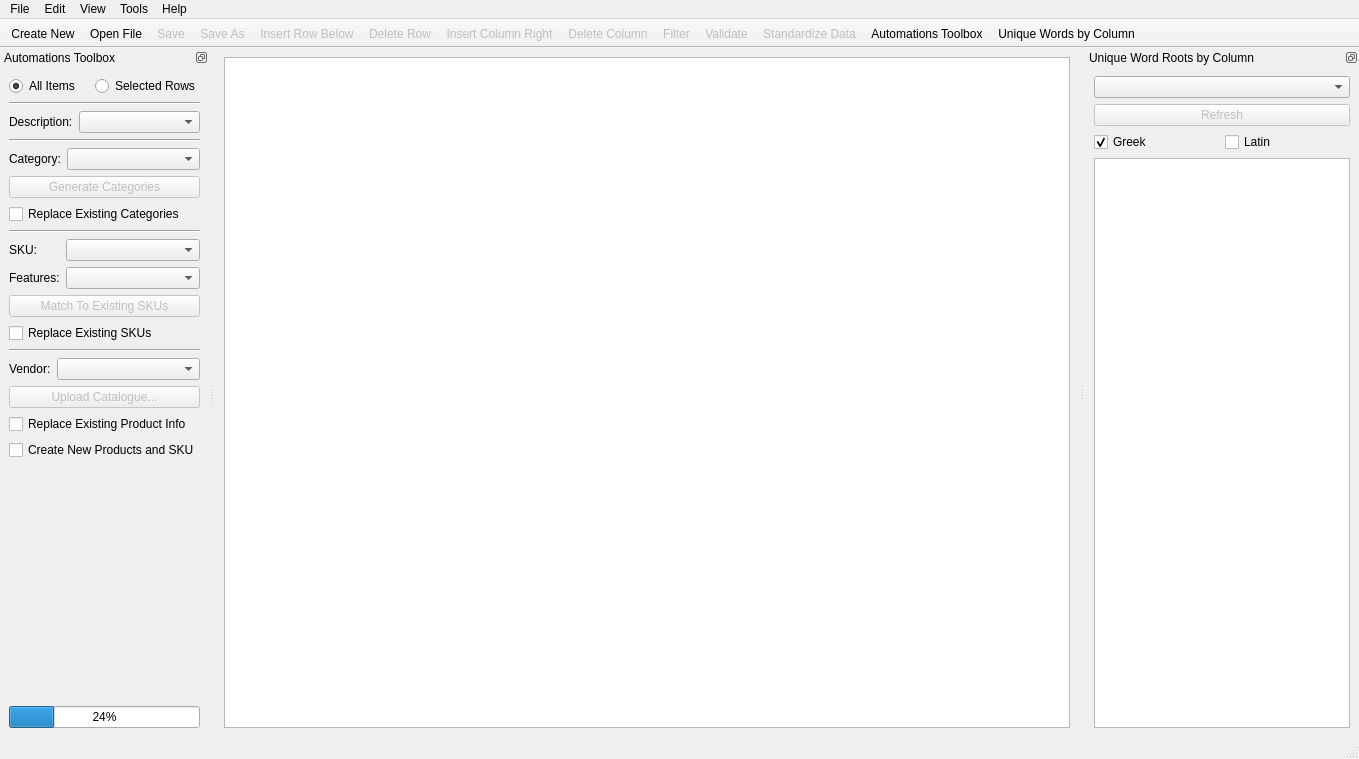
<?xml version="1.0" encoding="UTF-8"?>
<ui version="4.0">
 <class>MainWindow</class>
 <widget class="QMainWindow" name="MainWindow">
  <property name="geometry">
   <rect>
    <x>0</x>
    <y>0</y>
    <width>1359</width>
    <height>759</height>
   </rect>
  </property>
  <property name="windowTitle">
   <string>CSV Editor</string>
  </property>
  <property name="iconSize">
   <size>
    <width>32</width>
    <height>32</height>
   </size>
  </property>
  <property name="documentMode">
   <bool>false</bool>
  </property>
  <property name="unifiedTitleAndToolBarOnMac">
   <bool>true</bool>
  </property>
  <widget class="QWidget" name="centralwidget">
   <layout class="QHBoxLayout" name="horizontalLayout">
    <item>
     <widget class="QTableView" name="tableView">
      <property name="sizePolicy">
       <sizepolicy hsizetype="Expanding" vsizetype="Expanding">
        <horstretch>0</horstretch>
        <verstretch>0</verstretch>
       </sizepolicy>
      </property>
      <property name="font">
       <font>
        <pointsize>12</pointsize>
       </font>
      </property>
      <property name="contextMenuPolicy">
       <enum>Qt::CustomContextMenu</enum>
      </property>
      <property name="sizeAdjustPolicy">
       <enum>QAbstractScrollArea::AdjustIgnored</enum>
      </property>
      <property name="alternatingRowColors">
       <bool>true</bool>
      </property>
      <property name="sortingEnabled">
       <bool>false</bool>
      </property>
      <property name="cornerButtonEnabled">
       <bool>true</bool>
      </property>
      <attribute name="horizontalHeaderCascadingSectionResizes">
       <bool>false</bool>
      </attribute>
      <attribute name="horizontalHeaderStretchLastSection">
       <bool>false</bool>
      </attribute>
     </widget>
    </item>
   </layout>
  </widget>
  <widget class="QMenuBar" name="menubar">
   <property name="geometry">
    <rect>
     <x>0</x>
     <y>0</y>
     <width>1359</width>
     <height>24</height>
    </rect>
   </property>
   <property name="nativeMenuBar">
    <bool>true</bool>
   </property>
   <widget class="QMenu" name="menuFile">
    <property name="title">
     <string>File</string>
    </property>
    <widget class="QMenu" name="menuExport_As">
     <property name="enabled">
      <bool>false</bool>
     </property>
     <property name="title">
      <string>Export As</string>
     </property>
     <addaction name="actionCSV"/>
     <addaction name="actionExcel"/>
     <addaction name="actionJSON"/>
     <addaction name="actionHDF5"/>
     <addaction name="actionHTML"/>
     <addaction name="actionPickle"/>
     <addaction name="actionLaTeX"/>
     <addaction name="actionMarkdown"/>
    </widget>
    <addaction name="actionCreate_new"/>
    <addaction name="separator"/>
    <addaction name="actionOpen"/>
    <addaction name="separator"/>
    <addaction name="actionSave"/>
    <addaction name="actionSave_as"/>
    <addaction name="separator"/>
    <addaction name="menuExport_As"/>
    <addaction name="separator"/>
    <addaction name="actionExit"/>
   </widget>
   <widget class="QMenu" name="menuHelp">
    <property name="title">
     <string>Help</string>
    </property>
    <addaction name="actionAbout"/>
   </widget>
   <widget class="QMenu" name="menuEdit">
    <property name="title">
     <string>Edit</string>
    </property>
    <addaction name="actionUndo"/>
    <addaction name="actionRedo"/>
    <addaction name="separator"/>
    <addaction name="actionFind_and_Replace"/>
    <addaction name="separator"/>
    <addaction name="actionInsert_Row_Above"/>
    <addaction name="actionInsert_Row_Below"/>
    <addaction name="separator"/>
    <addaction name="actionInsert_Column_Left"/>
    <addaction name="actionInsert_Column_Right"/>
    <addaction name="separator"/>
    <addaction name="actionRename_Header"/>
    <addaction name="separator"/>
    <addaction name="actionDelete_Row"/>
    <addaction name="actionDelete_Column"/>
   </widget>
   <widget class="QMenu" name="menuTools">
    <property name="title">
     <string>Tools</string>
    </property>
    <addaction name="actionStandardise_Data"/>
    <addaction name="separator"/>
    <addaction name="actionFilter"/>
    <addaction name="actionValidate"/>
   </widget>
   <widget class="QMenu" name="menuView">
    <property name="title">
     <string>View</string>
    </property>
    <addaction name="actionMachine_Learning_Toolbox"/>
    <addaction name="actionUnique_Words_by_Column"/>
   </widget>
   <addaction name="menuFile"/>
   <addaction name="menuEdit"/>
   <addaction name="menuView"/>
   <addaction name="menuTools"/>
   <addaction name="menuHelp"/>
  </widget>
  <widget class="QStatusBar" name="statusbar"/>
  <widget class="QToolBar" name="toolBar">
   <property name="enabled">
    <bool>true</bool>
   </property>
   <property name="windowTitle">
    <string>toolBar</string>
   </property>
   <property name="movable">
    <bool>false</bool>
   </property>
   <property name="iconSize">
    <size>
     <width>16</width>
     <height>16</height>
    </size>
   </property>
   <attribute name="toolBarArea">
    <enum>TopToolBarArea</enum>
   </attribute>
   <attribute name="toolBarBreak">
    <bool>false</bool>
   </attribute>
   <addaction name="actionCreate_new"/>
   <addaction name="actionOpen"/>
   <addaction name="actionSave"/>
   <addaction name="actionSave_as"/>
   <addaction name="actionInsert_Row_Below"/>
   <addaction name="actionDelete_Row"/>
   <addaction name="actionInsert_Column_Right"/>
   <addaction name="actionDelete_Column"/>
   <addaction name="actionFilter"/>
   <addaction name="actionValidate"/>
   <addaction name="actionStandardise_Data"/>
   <addaction name="actionMachine_Learning_Toolbox"/>
   <addaction name="actionUnique_Words_by_Column"/>
  </widget>
  <widget class="QDockWidget" name="dockWidget">
   <property name="enabled">
    <bool>true</bool>
   </property>
   <property name="floating">
    <bool>false</bool>
   </property>
   <property name="features">
    <set>QDockWidget::DockWidgetFloatable|QDockWidget::DockWidgetMovable</set>
   </property>
   <property name="allowedAreas">
    <set>Qt::LeftDockWidgetArea|Qt::RightDockWidgetArea</set>
   </property>
   <property name="windowTitle">
    <string>Automations Toolbox</string>
   </property>
   <attribute name="dockWidgetArea">
    <number>1</number>
   </attribute>
   <widget class="QWidget" name="dockWidgetContents">
    <layout class="QVBoxLayout" name="verticalLayout">
     <item>
      <layout class="QHBoxLayout" name="horizontalLayout_2">
       <item>
        <widget class="QRadioButton" name="radioButton">
         <property name="text">
          <string>All Items</string>
         </property>
         <property name="checked">
          <bool>true</bool>
         </property>
        </widget>
       </item>
       <item>
        <widget class="QRadioButton" name="radioButton_2">
         <property name="text">
          <string>Selected Rows</string>
         </property>
        </widget>
       </item>
      </layout>
     </item>
     <item>
      <widget class="Line" name="line_4">
       <property name="orientation">
        <enum>Qt::Horizontal</enum>
       </property>
      </widget>
     </item>
     <item>
      <layout class="QFormLayout" name="formLayout">
       <item row="0" column="0">
        <widget class="QLabel" name="label_7">
         <property name="text">
          <string>Description:</string>
         </property>
        </widget>
       </item>
       <item row="0" column="1">
        <widget class="QComboBox" name="description_combo">
         <property name="sizeAdjustPolicy">
          <enum>QComboBox::AdjustToContents</enum>
         </property>
         <property name="duplicatesEnabled">
          <bool>true</bool>
         </property>
         <property name="modelColumn">
          <number>0</number>
         </property>
        </widget>
       </item>
      </layout>
     </item>
     <item>
      <widget class="Line" name="line_2">
       <property name="orientation">
        <enum>Qt::Horizontal</enum>
       </property>
      </widget>
     </item>
     <item>
      <layout class="QFormLayout" name="formLayout_4">
       <item row="0" column="0">
        <widget class="QLabel" name="label_5">
         <property name="enabled">
          <bool>true</bool>
         </property>
         <property name="text">
          <string>Category:</string>
         </property>
        </widget>
       </item>
       <item row="0" column="1">
        <widget class="QComboBox" name="category_combo">
         <property name="enabled">
          <bool>true</bool>
         </property>
         <property name="sizeAdjustPolicy">
          <enum>QComboBox::AdjustToContents</enum>
         </property>
         <property name="duplicatesEnabled">
          <bool>true</bool>
         </property>
         <property name="modelColumn">
          <number>0</number>
         </property>
        </widget>
       </item>
      </layout>
     </item>
     <item>
      <widget class="QPushButton" name="generate_cat_btn">
       <property name="enabled">
        <bool>false</bool>
       </property>
       <property name="text">
        <string>Generate Categories</string>
       </property>
      </widget>
     </item>
     <item>
      <widget class="QCheckBox" name="replace_cat_check">
       <property name="enabled">
        <bool>true</bool>
       </property>
       <property name="text">
        <string>Replace Existing Categories</string>
       </property>
      </widget>
     </item>
     <item>
      <widget class="Line" name="line_3">
       <property name="orientation">
        <enum>Qt::Horizontal</enum>
       </property>
      </widget>
     </item>
     <item>
      <layout class="QFormLayout" name="formLayout_3">
       <item row="0" column="0">
        <widget class="QLabel" name="label_3">
         <property name="enabled">
          <bool>true</bool>
         </property>
         <property name="text">
          <string>SKU:</string>
         </property>
        </widget>
       </item>
       <item row="0" column="1">
        <widget class="QComboBox" name="sku_combo">
         <property name="enabled">
          <bool>true</bool>
         </property>
         <property name="sizeAdjustPolicy">
          <enum>QComboBox::AdjustToContents</enum>
         </property>
         <property name="duplicatesEnabled">
          <bool>true</bool>
         </property>
         <property name="modelColumn">
          <number>0</number>
         </property>
        </widget>
       </item>
       <item row="1" column="0">
        <widget class="QLabel" name="label_4">
         <property name="enabled">
          <bool>true</bool>
         </property>
         <property name="text">
          <string>Features:</string>
         </property>
        </widget>
       </item>
       <item row="1" column="1">
        <widget class="QComboBox" name="features_combo">
         <property name="enabled">
          <bool>true</bool>
         </property>
         <property name="sizeAdjustPolicy">
          <enum>QComboBox::AdjustToContents</enum>
         </property>
         <property name="duplicatesEnabled">
          <bool>true</bool>
         </property>
         <property name="modelColumn">
          <number>0</number>
         </property>
        </widget>
       </item>
      </layout>
     </item>
     <item>
      <widget class="QPushButton" name="match_sku_btn">
       <property name="enabled">
        <bool>false</bool>
       </property>
       <property name="text">
        <string>Match To Existing SKUs</string>
       </property>
      </widget>
     </item>
     <item>
      <widget class="QCheckBox" name="replace_sku_check">
       <property name="enabled">
        <bool>true</bool>
       </property>
       <property name="text">
        <string>Replace Existing SKUs</string>
       </property>
      </widget>
     </item>
     <item>
      <widget class="Line" name="line">
       <property name="orientation">
        <enum>Qt::Horizontal</enum>
       </property>
      </widget>
     </item>
     <item>
      <layout class="QFormLayout" name="formLayout_2">
       <item row="0" column="0">
        <widget class="QLabel" name="label">
         <property name="text">
          <string>Vendor:</string>
         </property>
        </widget>
       </item>
       <item row="0" column="1">
        <widget class="QComboBox" name="vendor_combo">
         <property name="sizeAdjustPolicy">
          <enum>QComboBox::AdjustToContents</enum>
         </property>
         <property name="duplicatesEnabled">
          <bool>true</bool>
         </property>
         <property name="modelColumn">
          <number>0</number>
         </property>
        </widget>
       </item>
      </layout>
     </item>
     <item>
      <widget class="QPushButton" name="upload_catalogue_btn">
       <property name="enabled">
        <bool>false</bool>
       </property>
       <property name="text">
        <string>Upload Catalogue...</string>
       </property>
      </widget>
     </item>
     <item>
      <widget class="QCheckBox" name="checkBox">
       <property name="text">
        <string>Replace Existing Product Info</string>
       </property>
      </widget>
     </item>
     <item>
      <widget class="QCheckBox" name="checkBox_2">
       <property name="text">
        <string>Create New Products and SKU</string>
       </property>
      </widget>
     </item>
     <item>
      <spacer name="verticalSpacer">
       <property name="orientation">
        <enum>Qt::Vertical</enum>
       </property>
       <property name="sizeHint" stdset="0">
        <size>
         <width>20</width>
         <height>42</height>
        </size>
       </property>
      </spacer>
     </item>
     <item>
      <widget class="QProgressBar" name="progressBar">
       <property name="value">
        <number>24</number>
       </property>
      </widget>
     </item>
    </layout>
   </widget>
  </widget>
  <widget class="QDockWidget" name="dockWidget_2">
   <property name="features">
    <set>QDockWidget::DockWidgetFloatable|QDockWidget::DockWidgetMovable</set>
   </property>
   <property name="windowTitle">
    <string>Unique Word Roots by Column</string>
   </property>
   <attribute name="dockWidgetArea">
    <number>2</number>
   </attribute>
   <widget class="QWidget" name="dockWidgetContents_2">
    <layout class="QVBoxLayout" name="verticalLayout_2">
     <item>
      <widget class="QComboBox" name="categoryComboUniqueWords"/>
     </item>
     <item>
      <widget class="QPushButton" name="refreshUniqueWordResultsBtn">
       <property name="enabled">
        <bool>false</bool>
       </property>
       <property name="text">
        <string>Refresh</string>
       </property>
      </widget>
     </item>
     <item>
      <layout class="QHBoxLayout" name="horizontalLayout_3">
       <item>
        <widget class="QCheckBox" name="findGreekCheck">
         <property name="text">
          <string>Greek</string>
         </property>
         <property name="checked">
          <bool>true</bool>
         </property>
        </widget>
       </item>
       <item>
        <widget class="QCheckBox" name="findLatinCheck">
         <property name="text">
          <string>Latin</string>
         </property>
        </widget>
       </item>
      </layout>
     </item>
     <item>
      <widget class="QTableView" name="uniqueWordsTable">
       <property name="alternatingRowColors">
        <bool>true</bool>
       </property>
       <attribute name="horizontalHeaderStretchLastSection">
        <bool>true</bool>
       </attribute>
      </widget>
     </item>
    </layout>
   </widget>
  </widget>
  <action name="actionOpen">
   <property name="icon">
    <iconset>
     <normaloff>../resources/icons/table-import.png</normaloff>../resources/icons/table-import.png</iconset>
   </property>
   <property name="text">
    <string>Open File...</string>
   </property>
   <property name="toolTip">
    <string>Open File...</string>
   </property>
   <property name="shortcut">
    <string>Ctrl+O</string>
   </property>
   <property name="iconVisibleInMenu">
    <bool>false</bool>
   </property>
  </action>
  <action name="actionCreate_new">
   <property name="icon">
    <iconset>
     <normaloff>../resources/icons/table--plus.png</normaloff>../resources/icons/table--plus.png</iconset>
   </property>
   <property name="text">
    <string>Create New</string>
   </property>
   <property name="iconVisibleInMenu">
    <bool>false</bool>
   </property>
  </action>
  <action name="actionSave">
   <property name="enabled">
    <bool>false</bool>
   </property>
   <property name="icon">
    <iconset>
     <normaloff>../resources/icons/disk.png</normaloff>../resources/icons/disk.png</iconset>
   </property>
   <property name="text">
    <string>Save</string>
   </property>
   <property name="shortcut">
    <string>Ctrl+S</string>
   </property>
   <property name="iconVisibleInMenu">
    <bool>false</bool>
   </property>
  </action>
  <action name="actionSave_as">
   <property name="enabled">
    <bool>false</bool>
   </property>
   <property name="icon">
    <iconset>
     <normaloff>../resources/icons/disk--plus.png</normaloff>../resources/icons/disk--plus.png</iconset>
   </property>
   <property name="text">
    <string>Save As...</string>
   </property>
   <property name="toolTip">
    <string>Save As...</string>
   </property>
   <property name="iconVisibleInMenu">
    <bool>false</bool>
   </property>
  </action>
  <action name="actionExit">
   <property name="text">
    <string>Exit</string>
   </property>
   <property name="iconVisibleInMenu">
    <bool>false</bool>
   </property>
  </action>
  <action name="actionAbout">
   <property name="text">
    <string>About...</string>
   </property>
   <property name="iconVisibleInMenu">
    <bool>false</bool>
   </property>
  </action>
  <action name="actionInsert_Row_Above">
   <property name="enabled">
    <bool>false</bool>
   </property>
   <property name="text">
    <string>Insert Row Above</string>
   </property>
   <property name="iconVisibleInMenu">
    <bool>false</bool>
   </property>
  </action>
  <action name="actionDelete_Row">
   <property name="enabled">
    <bool>false</bool>
   </property>
   <property name="icon">
    <iconset>
     <normaloff>../resources/icons/table-delete-row.png</normaloff>../resources/icons/table-delete-row.png</iconset>
   </property>
   <property name="text">
    <string>Delete Row</string>
   </property>
   <property name="iconVisibleInMenu">
    <bool>false</bool>
   </property>
  </action>
  <action name="actionDelete_Column">
   <property name="enabled">
    <bool>false</bool>
   </property>
   <property name="icon">
    <iconset>
     <normaloff>../resources/icons/table-delete-column.png</normaloff>../resources/icons/table-delete-column.png</iconset>
   </property>
   <property name="text">
    <string>Delete Column</string>
   </property>
   <property name="iconVisibleInMenu">
    <bool>false</bool>
   </property>
  </action>
  <action name="actionInsert_Column_Left">
   <property name="enabled">
    <bool>false</bool>
   </property>
   <property name="text">
    <string>Insert Column Left</string>
   </property>
   <property name="iconVisibleInMenu">
    <bool>false</bool>
   </property>
  </action>
  <action name="actionUndo">
   <property name="enabled">
    <bool>false</bool>
   </property>
   <property name="text">
    <string>Undo</string>
   </property>
   <property name="shortcut">
    <string>Ctrl+Z</string>
   </property>
   <property name="iconVisibleInMenu">
    <bool>false</bool>
   </property>
  </action>
  <action name="actionInsert_Column_Right">
   <property name="enabled">
    <bool>false</bool>
   </property>
   <property name="icon">
    <iconset>
     <normaloff>../resources/icons/table-insert-column.png</normaloff>../resources/icons/table-insert-column.png</iconset>
   </property>
   <property name="text">
    <string>Insert Column Right</string>
   </property>
   <property name="iconVisibleInMenu">
    <bool>false</bool>
   </property>
  </action>
  <action name="actionInsert_Row_Below">
   <property name="enabled">
    <bool>false</bool>
   </property>
   <property name="icon">
    <iconset>
     <normaloff>../resources/icons/table-insert-row.png</normaloff>../resources/icons/table-insert-row.png</iconset>
   </property>
   <property name="text">
    <string>Insert Row Below</string>
   </property>
   <property name="iconVisibleInMenu">
    <bool>false</bool>
   </property>
  </action>
  <action name="actionRedo">
   <property name="enabled">
    <bool>false</bool>
   </property>
   <property name="text">
    <string>Redo</string>
   </property>
   <property name="shortcut">
    <string>Ctrl+Shift+Z</string>
   </property>
   <property name="iconVisibleInMenu">
    <bool>false</bool>
   </property>
  </action>
  <action name="actionCSV">
   <property name="text">
    <string>CSV...</string>
   </property>
   <property name="iconVisibleInMenu">
    <bool>false</bool>
   </property>
  </action>
  <action name="actionJSON">
   <property name="text">
    <string>JSON...</string>
   </property>
   <property name="iconVisibleInMenu">
    <bool>false</bool>
   </property>
  </action>
  <action name="actionHDF5">
   <property name="text">
    <string>HDF5...</string>
   </property>
   <property name="iconVisibleInMenu">
    <bool>false</bool>
   </property>
  </action>
  <action name="actionPickle">
   <property name="text">
    <string>Pickle...</string>
   </property>
   <property name="iconVisibleInMenu">
    <bool>false</bool>
   </property>
  </action>
  <action name="actionExcel">
   <property name="text">
    <string>Excel...</string>
   </property>
   <property name="iconVisibleInMenu">
    <bool>false</bool>
   </property>
  </action>
  <action name="actionHTML">
   <property name="text">
    <string>HTML...</string>
   </property>
   <property name="iconVisibleInMenu">
    <bool>false</bool>
   </property>
  </action>
  <action name="actionLaTeX">
   <property name="text">
    <string>LaTeX...</string>
   </property>
   <property name="iconVisibleInMenu">
    <bool>false</bool>
   </property>
  </action>
  <action name="actionMarkdown">
   <property name="text">
    <string>Markdown...</string>
   </property>
   <property name="iconVisibleInMenu">
    <bool>false</bool>
   </property>
  </action>
  <action name="actionRename_Header">
   <property name="enabled">
    <bool>false</bool>
   </property>
   <property name="icon">
    <iconset>
     <normaloff>../resources/icons/table-select-column.png</normaloff>../resources/icons/table-select-column.png</iconset>
   </property>
   <property name="text">
    <string>Rename Header</string>
   </property>
   <property name="iconVisibleInMenu">
    <bool>false</bool>
   </property>
  </action>
  <action name="actionMachine_Learning_Toolbox">
   <property name="checkable">
    <bool>true</bool>
   </property>
   <property name="enabled">
    <bool>true</bool>
   </property>
   <property name="icon">
    <iconset>
     <normaloff>../resources/icons/wand-magic.png</normaloff>../resources/icons/wand-magic.png</iconset>
   </property>
   <property name="text">
    <string>Automations Toolbox</string>
   </property>
   <property name="toolTip">
    <string>Automations Toolbox...</string>
   </property>
   <property name="iconVisibleInMenu">
    <bool>false</bool>
   </property>
  </action>
  <action name="actionFilter">
   <property name="enabled">
    <bool>false</bool>
   </property>
   <property name="icon">
    <iconset>
     <normaloff>../resources/icons/funnel.png</normaloff>../resources/icons/funnel.png</iconset>
   </property>
   <property name="text">
    <string>Filter...</string>
   </property>
   <property name="toolTip">
    <string>Filter...</string>
   </property>
   <property name="iconVisibleInMenu">
    <bool>false</bool>
   </property>
  </action>
  <action name="actionValidate">
   <property name="enabled">
    <bool>false</bool>
   </property>
   <property name="icon">
    <iconset>
     <normaloff>../resources/icons/tick-button.png</normaloff>../resources/icons/tick-button.png</iconset>
   </property>
   <property name="text">
    <string>Validate...</string>
   </property>
   <property name="toolTip">
    <string>Validate...</string>
   </property>
   <property name="iconVisibleInMenu">
    <bool>false</bool>
   </property>
  </action>
  <action name="actionFind_and_Replace">
   <property name="enabled">
    <bool>false</bool>
   </property>
   <property name="text">
    <string>Find and Replace...</string>
   </property>
   <property name="iconVisibleInMenu">
    <bool>false</bool>
   </property>
  </action>
  <action name="actionStandardise_Data">
   <property name="enabled">
    <bool>false</bool>
   </property>
   <property name="icon">
    <iconset>
     <normaloff>../resources/icons/broom.png</normaloff>../resources/icons/broom.png</iconset>
   </property>
   <property name="text">
    <string>Standardize Data</string>
   </property>
   <property name="iconVisibleInMenu">
    <bool>false</bool>
   </property>
  </action>
  <action name="actionUnique_Words_by_Column">
   <property name="checkable">
    <bool>true</bool>
   </property>
   <property name="icon">
    <iconset>
     <normaloff>../resources/icons/edit-shade.png</normaloff>../resources/icons/edit-shade.png</iconset>
   </property>
   <property name="text">
    <string>Unique Words by Column</string>
   </property>
  </action>
 </widget>
 <resources/>
 <connections/>
</ui>
